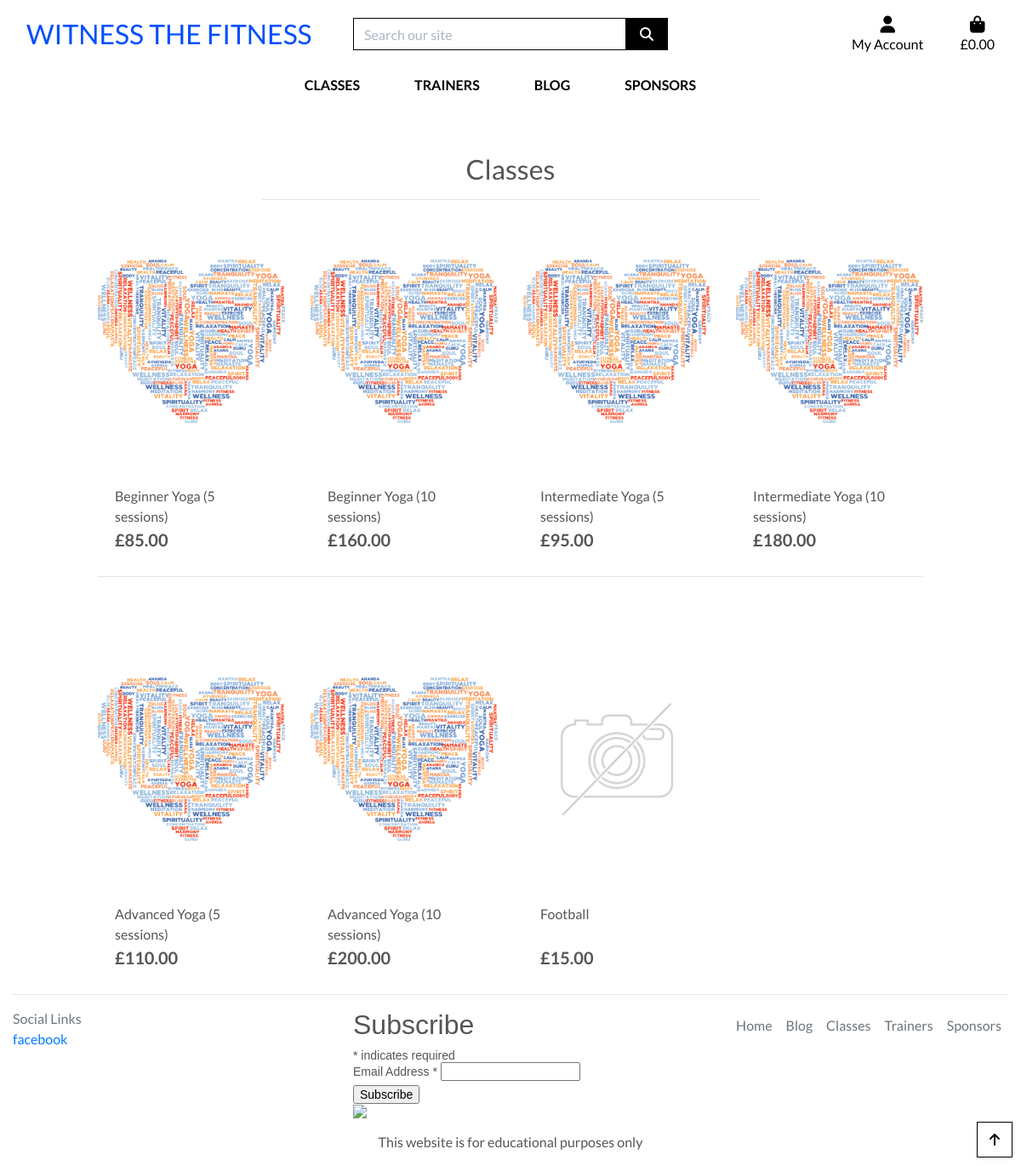
The page /classes/ on the database as committed earlier.
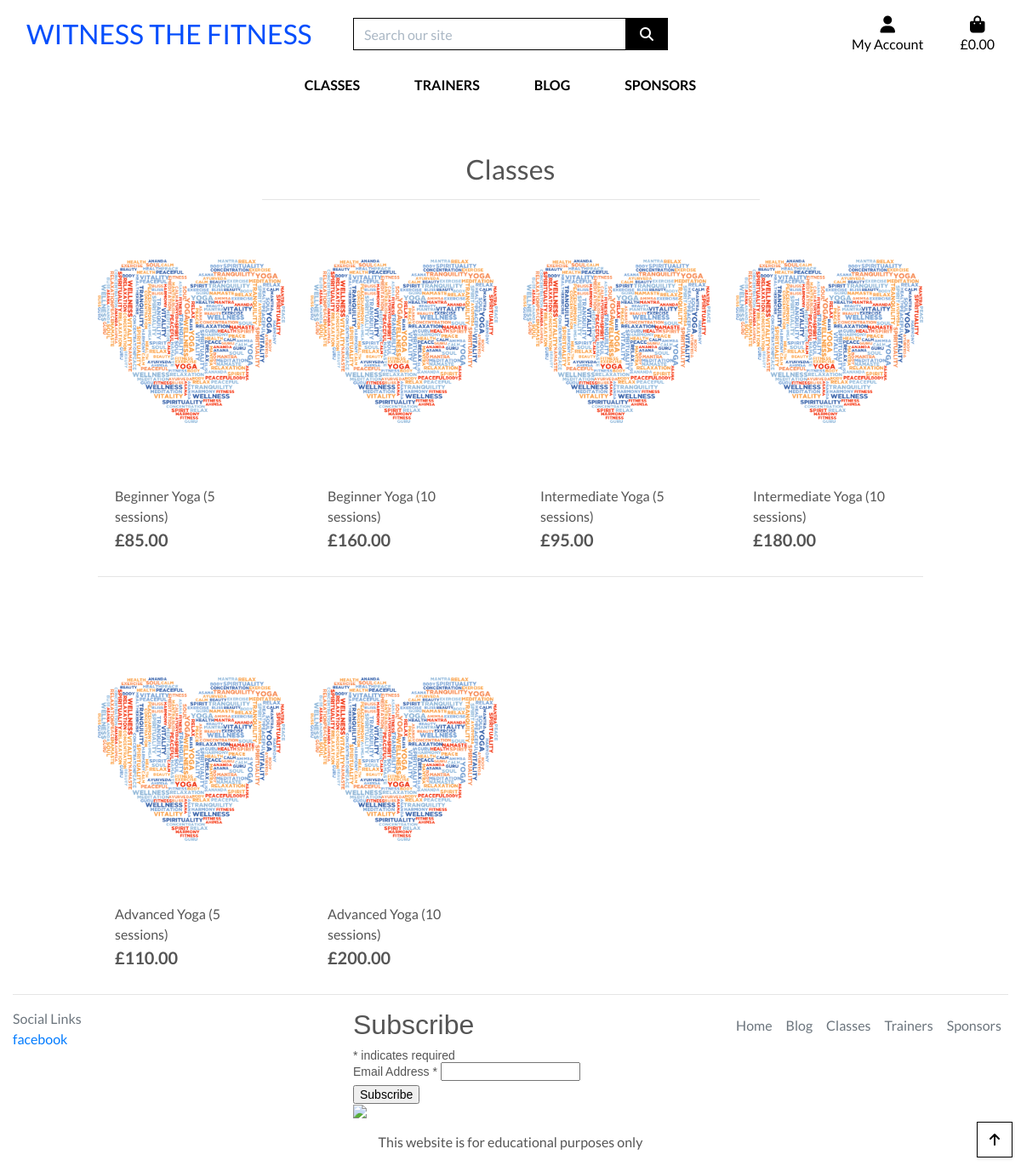
The same page on the database as committed later.
### sports/models.py (models this page shows, shortened)
class Sports(models.Model):
    trainer_id = models.ForeignKey(Trainers, on_delete=models.CASCADE)
    sport_type = models.CharField(max_length=100, null=False, blank=False)
    sport_category = models.CharField(max_length=100, null=False, blank=False)
    sport_description = models.TextField(blank=True)
    sport_cost = models.DecimalField(max_digits=6, decimal_places=2,
                                     null=False, blank=False)
    sport_location = models.CharField(max_length=100, null=False, blank=False)
    sport_image = models.ImageField(null=True, blank=True)
    class Meta:
        verbose_name_plural = 'Sports'

### sports/views.py (the view, shortened to what this page needs)
# urls.py: path('', views.all_sports, name='sports'),
def all_sports(request):
    sports = Sports.objects.all()
    query = None
    context = {
        'sports': sports,
        'search_term': query,
    }
    return render(request, 'sports/sports.html/', context)

### bag/contexts.py (called while the page is built, shortened)
def bag_contents(request):
    bag_items = []
    total = 0
    product_count = 0
    bag = request.session.get('bag', {})
    context = {
        'bag_items': bag_items,
        'total': total,
        'product_count': product_count,
    }
    return context

### sports/templates/sports/sports.html (shortened to what this page needs)
{% extends "base.html" %}
{% load static %}
{% block page_header %}
    <div class="container header-container">
    </div>
{% endblock %}
{% block content %}
    <div class="overlay"></div>
    <div class="container-fluid">
        <div class="row">
            <div class="col text-center mt-3">
                <h2 class=>Classes</h2>
                <hr class="w-50 mb-1">
            </div>
        </div>
        <div class="row">
            <div class="classes-container col-10 offset-1">
                <div class="row">
                    {% if sports %}
                    {% for sport in sports %}
                        <div class="col-sm-6 col-md-6 col-lg-4 col-xl-3">
                            <div class="card h-100 border-0">
                                {% if sport.sport_image %}
                                    <a href="{% url 'sport_detail' sport.id %}">
                                        <img class="card-img-top img-fluid" src="{{ sport.sport_image.url }}" alt="{{ sport.sport_category }}">
                                    </a>
                                {% else %}
                                    <a href="{% url 'sport_detail' sport.id %}">
                                        <img class="card-img-top"
                                            src="{{ MEDIA_URL }}noimage.png" alt="{{ sport.sport_category }}">
                                    </a>
                                {% endif %}
                                <div class="card-body pb-0">
                                    <p class="mb-0">{{ sport.sport_category }}</p>
                                </div>
                                <div class="card-footer bg-white pt-0 border-0 text-left">
                                    <div class="row">
                                        <div class="col">
                                            <p class="lead mb-0 text-left font-weight-bold">£{{ sport.sport_cost }}</p>
                                        </div>
                                    </div>
                                </div>
                            </div>
                        </div>
                        {% if forloop.counter|divisibleby:4 %}
                            <div class="col-12 d-none d-xl-block mb-5">
                                <hr>
                            </div>
                        {% endif %}
                    {% endfor %}
                    {% else %}
                    <h2>No result found</h2>
                    {% endif %}
                </div>
            </div>
        </div>
    </div>
    <div class="btt-button shadow-sm rounded-0 border border-black">
        <a class="btt-link d-flex h-100">
            <i class="fas fa-arrow-up text-black mx-auto my-auto"></i>
        </a>
    </div>
{% endblock %}

Rows that differ between the two databases and show on the page:
removed Sports: sport_category "Football", sport_cost "15.00"
